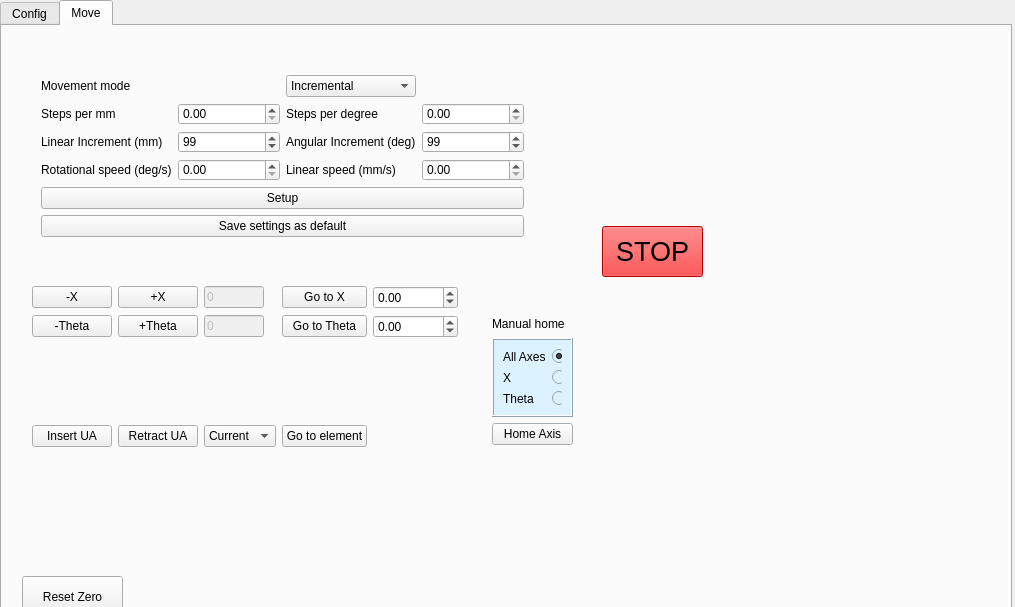
<?xml version="1.0" encoding="UTF-8"?>
<ui version="4.0">
 <class>Form</class>
 <widget class="QWidget" name="Form">
  <property name="geometry">
   <rect>
    <x>0</x>
    <y>0</y>
    <width>1015</width>
    <height>607</height>
   </rect>
  </property>
  <property name="windowTitle">
   <string>Form</string>
  </property>
  <widget class="QTabWidget" name="tabWidget_3">
   <property name="geometry">
    <rect>
     <x>0</x>
     <y>0</y>
     <width>1012</width>
     <height>624</height>
    </rect>
   </property>
   <property name="currentIndex">
    <number>1</number>
   </property>
   <widget class="QWidget" name="tab_10">
    <attribute name="title">
     <string>Config</string>
    </attribute>
    <layout class="QGridLayout" name="gridLayout_10">
     <item row="1" column="0">
      <widget class="QLabel" name="label_31">
       <property name="maximumSize">
        <size>
         <width>16777215</width>
         <height>20</height>
        </size>
       </property>
       <property name="text">
        <string>Stepper system</string>
       </property>
      </widget>
     </item>
     <item row="0" column="0">
      <spacer name="verticalSpacer_4">
       <property name="orientation">
        <enum>Qt::Vertical</enum>
       </property>
       <property name="sizeType">
        <enum>QSizePolicy::Maximum</enum>
       </property>
       <property name="sizeHint" stdset="0">
        <size>
         <width>20</width>
         <height>40</height>
        </size>
       </property>
      </spacer>
     </item>
     <item row="3" column="0">
      <widget class="QPushButton" name="pushButton">
       <property name="minimumSize">
        <size>
         <width>0</width>
         <height>40</height>
        </size>
       </property>
       <property name="maximumSize">
        <size>
         <width>150</width>
         <height>16777215</height>
        </size>
       </property>
       <property name="text">
        <string>Set</string>
       </property>
      </widget>
     </item>
     <item row="3" column="1">
      <spacer name="verticalSpacer_3">
       <property name="orientation">
        <enum>Qt::Vertical</enum>
       </property>
       <property name="sizeType">
        <enum>QSizePolicy::Minimum</enum>
       </property>
       <property name="sizeHint" stdset="0">
        <size>
         <width>20</width>
         <height>150</height>
        </size>
       </property>
      </spacer>
     </item>
     <item row="2" column="0" colspan="2">
      <widget class="QWidget" name="widget_3" native="true">
       <property name="styleSheet">
        <string notr="true">background-color: rgb(220, 242, 255)</string>
       </property>
       <widget class="QWidget" name="gridLayoutWidget">
        <property name="geometry">
         <rect>
          <x>10</x>
          <y>10</y>
          <width>171</width>
          <height>41</height>
         </rect>
        </property>
        <layout class="QGridLayout" name="gridLayout_11">
         <item row="1" column="0">
          <widget class="QComboBox" name="comboBox_2">
           <property name="styleSheet">
            <string notr="true">background-color: white</string>
           </property>
           <item>
            <property name="text">
             <string>COM4</string>
            </property>
           </item>
          </widget>
         </item>
         <item row="0" column="0">
          <widget class="QLabel" name="label_32">
           <property name="text">
            <string>VISA Resource Name</string>
           </property>
          </widget>
         </item>
        </layout>
       </widget>
       <widget class="QFrame" name="gridFrame_2">
        <property name="geometry">
         <rect>
          <x>10</x>
          <y>95</y>
          <width>281</width>
          <height>201</height>
         </rect>
        </property>
        <property name="frameShape">
         <enum>QFrame::Box</enum>
        </property>
        <property name="frameShadow">
         <enum>QFrame::Raised</enum>
        </property>
        <layout class="QGridLayout" name="gridLayout_12">
         <item row="2" column="0">
          <widget class="QLabel" name="label_35">
           <property name="text">
            <string>Longitudinal 1</string>
           </property>
          </widget>
         </item>
         <item row="3" column="0">
          <widget class="QLabel" name="label_36">
           <property name="text">
            <string>Theta Rotation</string>
           </property>
          </widget>
         </item>
         <item row="3" column="1">
          <widget class="Switch" name="theta_rotation_indicator">
           <property name="enabled">
            <bool>false</bool>
           </property>
           <property name="maximumSize">
            <size>
             <width>40</width>
             <height>15</height>
            </size>
           </property>
           <property name="styleSheet">
            <string notr="true">background-color: white</string>
           </property>
           <property name="text">
            <string>PushButton</string>
           </property>
          </widget>
         </item>
         <item row="4" column="1">
          <widget class="Switch" name="trans_2_indicator">
           <property name="enabled">
            <bool>false</bool>
           </property>
           <property name="maximumSize">
            <size>
             <width>40</width>
             <height>15</height>
            </size>
           </property>
           <property name="styleSheet">
            <string notr="true">background-color: white</string>
           </property>
           <property name="text">
            <string>PushButton</string>
           </property>
          </widget>
         </item>
         <item row="5" column="1">
          <widget class="Switch" name="vert_2_indicator">
           <property name="enabled">
            <bool>false</bool>
           </property>
           <property name="maximumSize">
            <size>
             <width>40</width>
             <height>15</height>
            </size>
           </property>
           <property name="styleSheet">
            <string notr="true">background-color: white</string>
           </property>
           <property name="text">
            <string>PushButton</string>
           </property>
          </widget>
         </item>
         <item row="2" column="1">
          <widget class="Switch" name="long_1_indicator">
           <property name="enabled">
            <bool>false</bool>
           </property>
           <property name="maximumSize">
            <size>
             <width>40</width>
             <height>15</height>
            </size>
           </property>
           <property name="styleSheet">
            <string notr="true">background-color: white</string>
           </property>
           <property name="text">
            <string>PushButton</string>
           </property>
          </widget>
         </item>
         <item row="1" column="0">
          <widget class="QLabel" name="label_33">
           <property name="text">
            <string>Vertical 1</string>
           </property>
          </widget>
         </item>
         <item row="0" column="0">
          <widget class="QLabel" name="label_34">
           <property name="text">
            <string>Transverse 1</string>
           </property>
          </widget>
         </item>
         <item row="6" column="1">
          <widget class="Switch" name="long_2_indicator">
           <property name="enabled">
            <bool>false</bool>
           </property>
           <property name="maximumSize">
            <size>
             <width>40</width>
             <height>15</height>
            </size>
           </property>
           <property name="styleSheet">
            <string notr="true">background-color: white</string>
           </property>
           <property name="text">
            <string>PushButton</string>
           </property>
          </widget>
         </item>
         <item row="1" column="1">
          <widget class="Switch" name="vert_1_indicator">
           <property name="enabled">
            <bool>false</bool>
           </property>
           <property name="maximumSize">
            <size>
             <width>40</width>
             <height>15</height>
            </size>
           </property>
           <property name="styleSheet">
            <string notr="true">background-color: white</string>
           </property>
           <property name="text">
            <string>PushButton</string>
           </property>
          </widget>
         </item>
         <item row="0" column="1">
          <widget class="Switch" name="trans_1_indicator">
           <property name="enabled">
            <bool>false</bool>
           </property>
           <property name="maximumSize">
            <size>
             <width>40</width>
             <height>15</height>
            </size>
           </property>
           <property name="styleSheet">
            <string notr="true">background-color: white</string>
           </property>
           <property name="text">
            <string>PushButton</string>
           </property>
          </widget>
         </item>
         <item row="7" column="1">
          <widget class="Switch" name="theta_2_indicator">
           <property name="enabled">
            <bool>false</bool>
           </property>
           <property name="maximumSize">
            <size>
             <width>40</width>
             <height>15</height>
            </size>
           </property>
           <property name="styleSheet">
            <string notr="true">background-color: white</string>
           </property>
           <property name="text">
            <string>PushButton</string>
           </property>
          </widget>
         </item>
         <item row="4" column="0">
          <widget class="QLabel" name="label_37">
           <property name="text">
            <string>Transverse 2</string>
           </property>
          </widget>
         </item>
         <item row="7" column="0">
          <widget class="QLabel" name="label_38">
           <property name="text">
            <string>Theta 2</string>
           </property>
          </widget>
         </item>
         <item row="5" column="0">
          <widget class="QLabel" name="label_39">
           <property name="text">
            <string>Vertical 2</string>
           </property>
          </widget>
         </item>
         <item row="6" column="0">
          <widget class="QLabel" name="label_40">
           <property name="text">
            <string>Longitudinal 2</string>
           </property>
          </widget>
         </item>
         <item row="4" column="3">
          <widget class="QCheckBox" name="checkBox_4">
           <property name="enabled">
            <bool>false</bool>
           </property>
           <property name="maximumSize">
            <size>
             <width>20</width>
             <height>20</height>
            </size>
           </property>
           <property name="text">
            <string/>
           </property>
          </widget>
         </item>
         <item row="5" column="3">
          <widget class="QCheckBox" name="checkBox_5">
           <property name="enabled">
            <bool>false</bool>
           </property>
           <property name="maximumSize">
            <size>
             <width>20</width>
             <height>20</height>
            </size>
           </property>
           <property name="text">
            <string/>
           </property>
          </widget>
         </item>
         <item row="6" column="3">
          <widget class="QCheckBox" name="checkBox_6">
           <property name="enabled">
            <bool>false</bool>
           </property>
           <property name="maximumSize">
            <size>
             <width>20</width>
             <height>20</height>
            </size>
           </property>
           <property name="text">
            <string/>
           </property>
          </widget>
         </item>
         <item row="7" column="3">
          <widget class="QCheckBox" name="checkBox_7">
           <property name="enabled">
            <bool>false</bool>
           </property>
           <property name="maximumSize">
            <size>
             <width>20</width>
             <height>20</height>
            </size>
           </property>
           <property name="text">
            <string/>
           </property>
          </widget>
         </item>
         <item row="2" column="3">
          <widget class="QCheckBox" name="checkBox_9">
           <property name="enabled">
            <bool>false</bool>
           </property>
           <property name="maximumSize">
            <size>
             <width>20</width>
             <height>20</height>
            </size>
           </property>
           <property name="text">
            <string/>
           </property>
          </widget>
         </item>
         <item row="1" column="2">
          <widget class="Switch" name="z_vert_indicator">
           <property name="enabled">
            <bool>false</bool>
           </property>
           <property name="maximumSize">
            <size>
             <width>40</width>
             <height>15</height>
            </size>
           </property>
           <property name="styleSheet">
            <string notr="true">background-color: white</string>
           </property>
           <property name="text">
            <string>PushButton</string>
           </property>
          </widget>
         </item>
         <item row="0" column="2">
          <widget class="QLabel" name="label_41">
           <property name="text">
            <string>Z vertical</string>
           </property>
          </widget>
         </item>
         <item row="0" column="3">
          <widget class="QCheckBox" name="checkBox">
           <property name="enabled">
            <bool>false</bool>
           </property>
           <property name="maximumSize">
            <size>
             <width>20</width>
             <height>20</height>
            </size>
           </property>
           <property name="text">
            <string/>
           </property>
          </widget>
         </item>
         <item row="1" column="3">
          <widget class="QCheckBox" name="checkBox_2">
           <property name="enabled">
            <bool>false</bool>
           </property>
           <property name="maximumSize">
            <size>
             <width>20</width>
             <height>20</height>
            </size>
           </property>
           <property name="text">
            <string/>
           </property>
          </widget>
         </item>
         <item row="3" column="3">
          <widget class="QCheckBox" name="checkBox_3">
           <property name="enabled">
            <bool>false</bool>
           </property>
           <property name="maximumSize">
            <size>
             <width>20</width>
             <height>20</height>
            </size>
           </property>
           <property name="text">
            <string/>
           </property>
          </widget>
         </item>
         <item row="7" column="4">
          <widget class="QLabel" name="label_42">
           <property name="text">
            <string>Th2 Sim if absent</string>
           </property>
          </widget>
         </item>
        </layout>
       </widget>
       <widget class="QSpinBox" name="spinBox">
        <property name="geometry">
         <rect>
          <x>260</x>
          <y>30</y>
          <width>42</width>
          <height>22</height>
         </rect>
        </property>
        <property name="styleSheet">
         <string notr="true">background-color: white</string>
        </property>
        <property name="maximum">
         <number>1</number>
        </property>
       </widget>
       <widget class="QLabel" name="label_43">
        <property name="geometry">
         <rect>
          <x>260</x>
          <y>10</y>
          <width>111</width>
          <height>20</height>
         </rect>
        </property>
        <property name="text">
         <string>Physical Parameters</string>
        </property>
       </widget>
       <widget class="QFrame" name="frame">
        <property name="geometry">
         <rect>
          <x>300</x>
          <y>30</y>
          <width>111</width>
          <height>271</height>
         </rect>
        </property>
        <property name="frameShape">
         <enum>QFrame::Box</enum>
        </property>
        <property name="frameShadow">
         <enum>QFrame::Raised</enum>
        </property>
        <layout class="QFormLayout" name="formLayout_2">
         <item row="0" column="0">
          <widget class="QLabel" name="label_46">
           <property name="text">
            <string>Pitch</string>
           </property>
          </widget>
         </item>
         <item row="0" column="1">
          <widget class="QComboBox" name="pitch_combobox">
           <property name="styleSheet">
            <string notr="true">background-color: white</string>
           </property>
          </widget>
         </item>
         <item row="2" column="0">
          <widget class="QLabel" name="label_47">
           <property name="text">
            <string>Gearing</string>
           </property>
          </widget>
         </item>
         <item row="2" column="1">
          <widget class="QComboBox" name="gearing_combobox">
           <property name="styleSheet">
            <string notr="true">background-color: white</string>
           </property>
          </widget>
         </item>
         <item row="4" column="0">
          <widget class="QLabel" name="label_48">
           <property name="text">
            <string>Type</string>
           </property>
          </widget>
         </item>
         <item row="4" column="1">
          <widget class="QComboBox" name="type_combobox">
           <property name="styleSheet">
            <string notr="true">background-color: white</string>
           </property>
          </widget>
         </item>
         <item row="6" column="0">
          <widget class="QLabel" name="label_49">
           <property name="text">
            <string>Encoded</string>
           </property>
          </widget>
         </item>
         <item row="6" column="1">
          <widget class="Switch" name="encoded_combobox">
           <property name="enabled">
            <bool>false</bool>
           </property>
           <property name="maximumSize">
            <size>
             <width>40</width>
             <height>15</height>
            </size>
           </property>
           <property name="styleSheet">
            <string notr="true">background-color: white</string>
           </property>
           <property name="text">
            <string>PushButton</string>
           </property>
          </widget>
         </item>
        </layout>
       </widget>
       <widget class="QLabel" name="label_44">
        <property name="geometry">
         <rect>
          <x>10</x>
          <y>70</y>
          <width>111</width>
          <height>20</height>
         </rect>
        </property>
        <property name="text">
         <string>Axes present</string>
        </property>
       </widget>
       <widget class="QLabel" name="label_45">
        <property name="geometry">
         <rect>
          <x>180</x>
          <y>70</y>
          <width>81</width>
          <height>20</height>
         </rect>
        </property>
        <property name="text">
         <string>Sim if absent</string>
        </property>
       </widget>
      </widget>
     </item>
    </layout>
   </widget>
   <widget class="QWidget" name="tab_11">
    <attribute name="title">
     <string>Move</string>
    </attribute>
    <widget class="QWidget" name="gridLayoutWidget_3">
     <property name="geometry">
      <rect>
       <x>30</x>
       <y>260</y>
       <width>426</width>
       <height>161</height>
      </rect>
     </property>
     <layout class="QGridLayout" name="gridLayout_14">
      <item row="0" column="1">
       <widget class="QPushButton" name="x_pos_button">
        <property name="text">
         <string>+X</string>
        </property>
       </widget>
      </item>
      <item row="0" column="0">
       <widget class="QPushButton" name="x_neg_button">
        <property name="text">
         <string>-X</string>
        </property>
       </widget>
      </item>
      <item row="3" column="3">
       <widget class="QComboBox" name="go_element_combo">
        <item>
         <property name="text">
          <string>Current</string>
         </property>
        </item>
        <item>
         <property name="text">
          <string>1</string>
         </property>
        </item>
        <item>
         <property name="text">
          <string>2</string>
         </property>
        </item>
        <item>
         <property name="text">
          <string>3</string>
         </property>
        </item>
        <item>
         <property name="text">
          <string>4</string>
         </property>
        </item>
        <item>
         <property name="text">
          <string>5</string>
         </property>
        </item>
        <item>
         <property name="text">
          <string>6</string>
         </property>
        </item>
        <item>
         <property name="text">
          <string>7</string>
         </property>
        </item>
        <item>
         <property name="text">
          <string>8</string>
         </property>
        </item>
        <item>
         <property name="text">
          <string>9</string>
         </property>
        </item>
        <item>
         <property name="text">
          <string>10</string>
         </property>
        </item>
       </widget>
      </item>
      <item row="3" column="0">
       <widget class="QPushButton" name="insert_ua_button">
        <property name="text">
         <string>Insert UA</string>
        </property>
       </widget>
      </item>
      <item row="0" column="2">
       <spacer name="horizontalSpacer_4">
        <property name="orientation">
         <enum>Qt::Horizontal</enum>
        </property>
        <property name="sizeHint" stdset="0">
         <size>
          <width>40</width>
          <height>20</height>
         </size>
        </property>
       </spacer>
      </item>
      <item row="2" column="0">
       <spacer name="verticalSpacer_5">
        <property name="orientation">
         <enum>Qt::Vertical</enum>
        </property>
        <property name="sizeHint" stdset="0">
         <size>
          <width>20</width>
          <height>40</height>
         </size>
        </property>
       </spacer>
      </item>
      <item row="1" column="0">
       <widget class="QPushButton" name="theta_neg_button">
        <property name="text">
         <string>-Theta</string>
        </property>
       </widget>
      </item>
      <item row="3" column="1">
       <widget class="QPushButton" name="retract_ua_button">
        <property name="text">
         <string>Retract UA</string>
        </property>
       </widget>
      </item>
      <item row="0" column="4">
       <widget class="QPushButton" name="go_x_button">
        <property name="text">
         <string>Go to X</string>
        </property>
       </widget>
      </item>
      <item row="1" column="3">
       <widget class="QLineEdit" name="theta_pos_lineedit">
        <property name="enabled">
         <bool>false</bool>
        </property>
        <property name="maximumSize">
         <size>
          <width>60</width>
          <height>16777215</height>
         </size>
        </property>
        <property name="text">
         <string>0</string>
        </property>
       </widget>
      </item>
      <item row="0" column="3">
       <widget class="QLineEdit" name="x_pos_lineedit">
        <property name="enabled">
         <bool>false</bool>
        </property>
        <property name="sizePolicy">
         <sizepolicy hsizetype="Fixed" vsizetype="Fixed">
          <horstretch>0</horstretch>
          <verstretch>0</verstretch>
         </sizepolicy>
        </property>
        <property name="maximumSize">
         <size>
          <width>60</width>
          <height>16777215</height>
         </size>
        </property>
        <property name="text">
         <string>0</string>
        </property>
       </widget>
      </item>
      <item row="1" column="1">
       <widget class="QPushButton" name="theta_pos_button">
        <property name="text">
         <string>+Theta</string>
        </property>
       </widget>
      </item>
      <item row="1" column="4">
       <widget class="QPushButton" name="go_theta_button">
        <property name="sizePolicy">
         <sizepolicy hsizetype="Preferred" vsizetype="Fixed">
          <horstretch>0</horstretch>
          <verstretch>0</verstretch>
         </sizepolicy>
        </property>
        <property name="minimumSize">
         <size>
          <width>80</width>
          <height>0</height>
         </size>
        </property>
        <property name="text">
         <string>Go to Theta</string>
        </property>
       </widget>
      </item>
      <item row="3" column="4">
       <widget class="QPushButton" name="go_element_button">
        <property name="text">
         <string>Go to element</string>
        </property>
       </widget>
      </item>
      <item row="0" column="5">
       <widget class="QDoubleSpinBox" name="go_x_sb">
        <property name="minimum">
         <double>-999999999.000000000000000</double>
        </property>
        <property name="maximum">
         <double>9999999999.000000000000000</double>
        </property>
       </widget>
      </item>
      <item row="1" column="5">
       <widget class="QDoubleSpinBox" name="go_theta_sb">
        <property name="minimum">
         <double>-999999999.000000000000000</double>
        </property>
        <property name="maximum">
         <double>9999999999.000000000000000</double>
        </property>
       </widget>
      </item>
     </layout>
    </widget>
    <widget class="QPushButton" name="reset_zero_button">
     <property name="geometry">
      <rect>
       <x>20</x>
       <y>550</y>
       <width>101</width>
       <height>41</height>
      </rect>
     </property>
     <property name="text">
      <string>Reset Zero</string>
     </property>
    </widget>
    <widget class="QWidget" name="verticalLayoutWidget">
     <property name="geometry">
      <rect>
       <x>490</x>
       <y>290</y>
       <width>81</width>
       <height>129</height>
      </rect>
     </property>
     <layout class="QVBoxLayout" name="verticalLayout_5">
      <item>
       <widget class="QLabel" name="label_53">
        <property name="text">
         <string>Manual home</string>
        </property>
       </widget>
      </item>
      <item>
       <widget class="QFrame" name="frame_2">
        <property name="styleSheet">
         <string notr="true">background-color: rgb(220, 242, 255)</string>
        </property>
        <property name="frameShape">
         <enum>QFrame::Box</enum>
        </property>
        <property name="frameShadow">
         <enum>QFrame::Raised</enum>
        </property>
        <layout class="QFormLayout" name="formLayout_3">
         <item row="1" column="0">
          <widget class="QLabel" name="label_52">
           <property name="sizePolicy">
            <sizepolicy hsizetype="Expanding" vsizetype="Preferred">
             <horstretch>0</horstretch>
             <verstretch>0</verstretch>
            </sizepolicy>
           </property>
           <property name="maximumSize">
            <size>
             <width>110231</width>
             <height>16777215</height>
            </size>
           </property>
           <property name="text">
            <string>All Axes</string>
           </property>
          </widget>
         </item>
         <item row="2" column="0">
          <widget class="QLabel" name="label_58">
           <property name="maximumSize">
            <size>
             <width>100</width>
             <height>16777215</height>
            </size>
           </property>
           <property name="text">
            <string>X</string>
           </property>
          </widget>
         </item>
         <item row="3" column="0">
          <widget class="QLabel" name="label_59">
           <property name="maximumSize">
            <size>
             <width>100</width>
             <height>16777215</height>
            </size>
           </property>
           <property name="text">
            <string>Theta</string>
           </property>
          </widget>
         </item>
         <item row="2" column="1">
          <widget class="QRadioButton" name="x_home_radio">
           <property name="maximumSize">
            <size>
             <width>20</width>
             <height>20</height>
            </size>
           </property>
           <property name="text">
            <string/>
           </property>
          </widget>
         </item>
         <item row="1" column="1">
          <widget class="QRadioButton" name="all_axes_radio">
           <property name="maximumSize">
            <size>
             <width>20</width>
             <height>20</height>
            </size>
           </property>
           <property name="text">
            <string/>
           </property>
           <property name="checked">
            <bool>true</bool>
           </property>
          </widget>
         </item>
         <item row="3" column="1">
          <widget class="QRadioButton" name="theta_home_radio">
           <property name="maximumSize">
            <size>
             <width>20</width>
             <height>20</height>
            </size>
           </property>
           <property name="text">
            <string/>
           </property>
          </widget>
         </item>
        </layout>
       </widget>
      </item>
      <item>
       <widget class="QPushButton" name="manual_home_button">
        <property name="text">
         <string>Home Axis</string>
        </property>
       </widget>
      </item>
     </layout>
    </widget>
    <widget class="QFrame" name="formFrame">
     <property name="geometry">
      <rect>
       <x>30</x>
       <y>40</y>
       <width>501</width>
       <height>181</height>
      </rect>
     </property>
     <layout class="QGridLayout" name="gridLayout">
      <item row="4" column="2">
       <widget class="QLabel" name="label_2">
        <property name="text">
         <string>Linear speed (mm/s)</string>
        </property>
       </widget>
      </item>
      <item row="4" column="0">
       <widget class="QLabel" name="label">
        <property name="text">
         <string>Rotational speed (deg/s)</string>
        </property>
       </widget>
      </item>
      <item row="1" column="0">
       <widget class="QLabel" name="label_4">
        <property name="text">
         <string>Steps per mm</string>
        </property>
       </widget>
      </item>
      <item row="5" column="0" colspan="4">
       <widget class="QPushButton" name="setup_button">
        <property name="text">
         <string>Setup</string>
        </property>
       </widget>
      </item>
      <item row="1" column="2">
       <widget class="QLabel" name="label_5">
        <property name="text">
         <string>Steps per degree</string>
        </property>
       </widget>
      </item>
      <item row="2" column="0">
       <widget class="QLabel" name="label_50">
        <property name="text">
         <string>Linear Increment (mm)</string>
        </property>
       </widget>
      </item>
      <item row="2" column="2">
       <widget class="QLabel" name="label_51">
        <property name="text">
         <string>Angular Increment (deg)</string>
        </property>
       </widget>
      </item>
      <item row="0" column="2">
       <widget class="QComboBox" name="movement_mode_comboBox">
        <item>
         <property name="text">
          <string>Incremental</string>
         </property>
        </item>
        <item>
         <property name="text">
          <string>Continuous</string>
         </property>
        </item>
        <item>
         <property name="text">
          <string>Distance</string>
         </property>
        </item>
       </widget>
      </item>
      <item row="0" column="0" colspan="2">
       <widget class="QLabel" name="label_3">
        <property name="text">
         <string>Movement mode</string>
        </property>
       </widget>
      </item>
      <item row="6" column="0" colspan="4">
       <widget class="QPushButton" name="save_settings_button">
        <property name="text">
         <string>Save settings as default</string>
        </property>
       </widget>
      </item>
      <item row="4" column="3">
       <widget class="QDoubleSpinBox" name="linear_speed_mm_s_sb">
        <property name="maximum">
         <double>10000000000.000000000000000</double>
        </property>
       </widget>
      </item>
      <item row="4" column="1">
       <widget class="QDoubleSpinBox" name="rotational_speed_deg_s_sb">
        <property name="maximum">
         <double>10000000000.000000000000000</double>
        </property>
       </widget>
      </item>
      <item row="1" column="3">
       <widget class="QDoubleSpinBox" name="steps_per_degree_sb">
        <property name="maximum">
         <double>10000000000.000000000000000</double>
        </property>
       </widget>
      </item>
      <item row="1" column="1">
       <widget class="QDoubleSpinBox" name="steps_per_mm_sb">
        <property name="maximum">
         <double>10000000000.000000000000000</double>
        </property>
       </widget>
      </item>
      <item row="2" column="3">
       <widget class="QSpinBox" name="ang_inc_double_sb">
        <property name="minimum">
         <number>-2147483647</number>
        </property>
        <property name="maximum">
         <number>1231231231</number>
        </property>
        <property name="value">
         <number>99</number>
        </property>
       </widget>
      </item>
      <item row="2" column="1">
       <widget class="QSpinBox" name="lin_incr_double_sb">
        <property name="minimum">
         <number>-2147483647</number>
        </property>
        <property name="maximum">
         <number>1231231231</number>
        </property>
        <property name="value">
         <number>99</number>
        </property>
       </widget>
      </item>
     </layout>
    </widget>
    <widget class="QPushButton" name="stop_button">
     <property name="geometry">
      <rect>
       <x>600</x>
       <y>200</y>
       <width>101</width>
       <height>51</height>
      </rect>
     </property>
     <property name="font">
      <font>
       <pointsize>20</pointsize>
      </font>
     </property>
     <property name="styleSheet">
      <string notr="true">background-color: red</string>
     </property>
     <property name="text">
      <string>STOP</string>
     </property>
    </widget>
   </widget>
  </widget>
 </widget>
 <customwidgets>
  <customwidget>
   <class>Switch</class>
   <extends>QPushButton</extends>
   <header location="global">ui_elements.switch</header>
  </customwidget>
 </customwidgets>
 <resources/>
 <connections/>
</ui>
